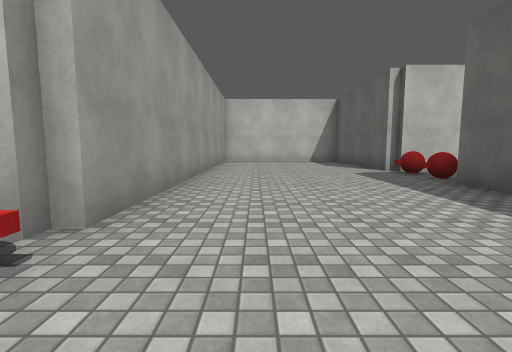
view 1 (above)

15 first-person views from a walk through a scene from a Unity 3-D project. The camera is 1.2 m above the floor, tilts 6° down and sees 85° across. The floor is counted in squares, 2 m on a side. Each view is taken from the middle of a square. On the plan, view 1 faces up. The plan holds only what a view shows up to about 9 squares ahead; the rest is blank. The place goes on beyond the plan. The player is left out. Surface patterns are stand-ins for the level's own textures.

view 2
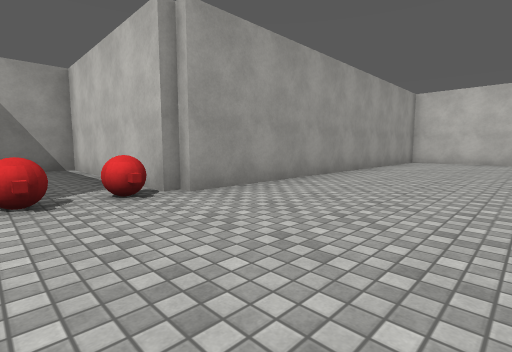

view 3
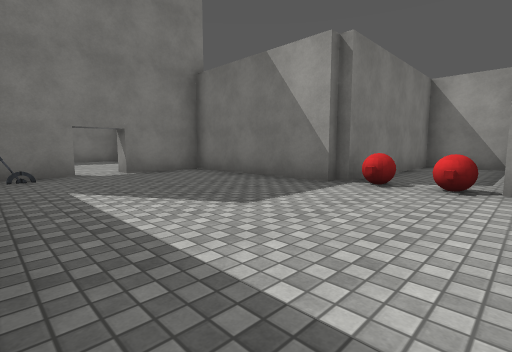

view 4
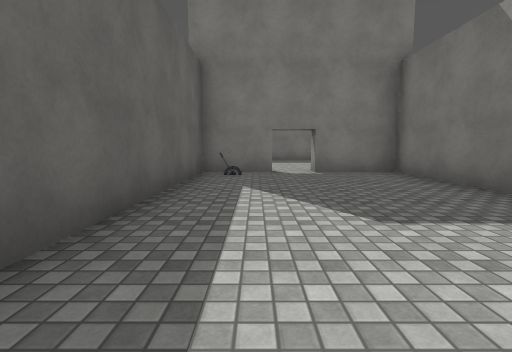

view 5
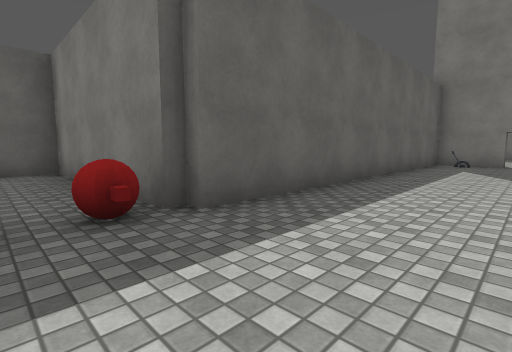

view 6
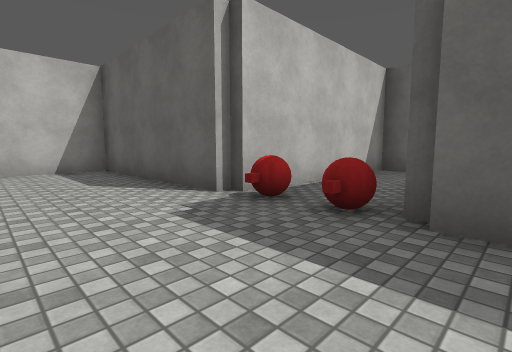

view 7
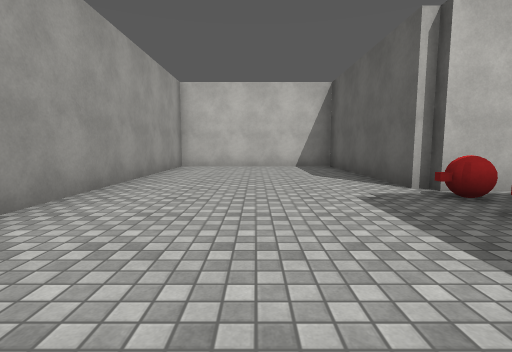

view 8
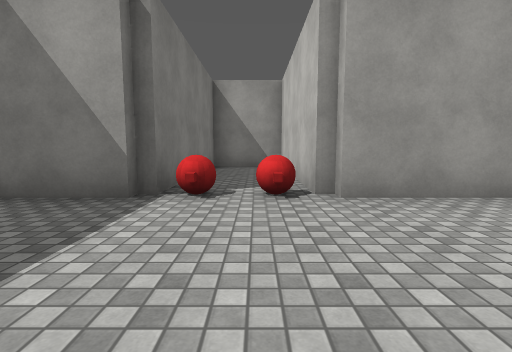

view 9
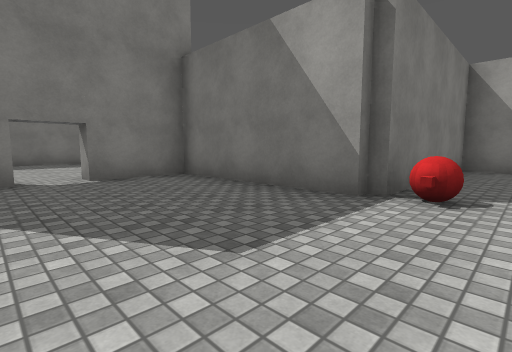

view 10
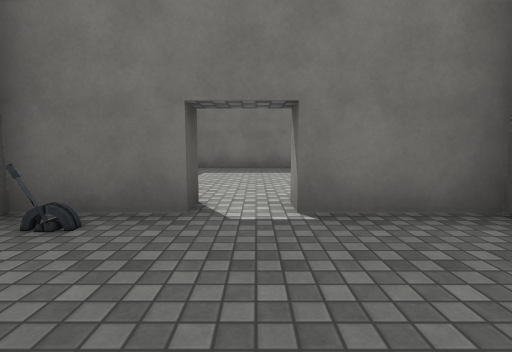

view 11
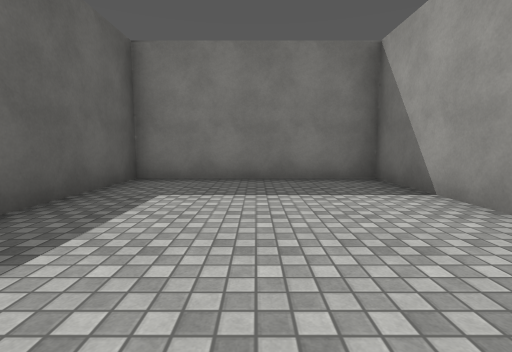

view 12
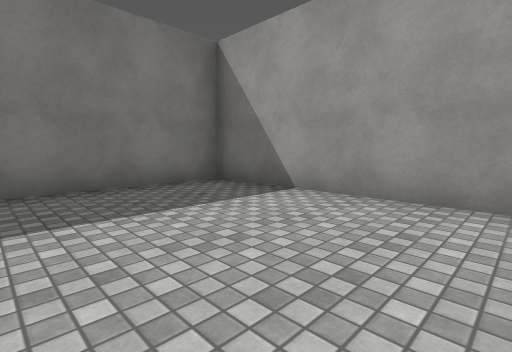

view 13
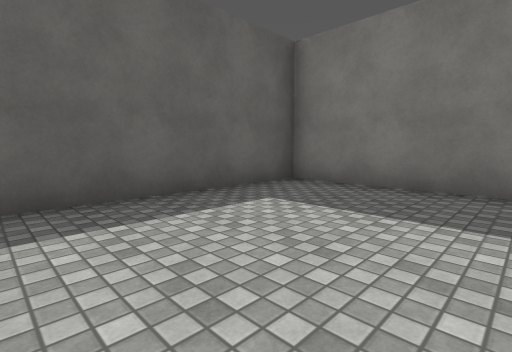

view 14
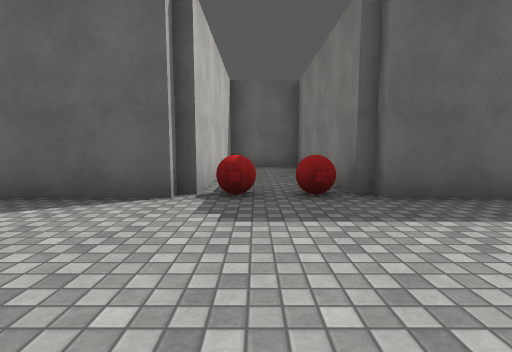

view 15
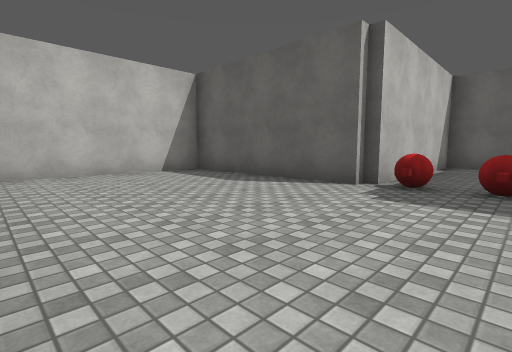

### Floor plan
Ten units are one square. View 1 is at (0, 0); x grows to the right and y downward. Boxes are objects, and circles mark ways between rooms. Rooms are numbered by the first view taken in them; rooms with no view inside come last. Other rooms are left out.
<svg viewBox="-68 -120 156 227">
<path fill="none" stroke="#000" d="M32 -69 32 -115 -13 -115 -13 -18 -63 -18 -63 2 -13 2 -13 45 6 45 6 50M16 50 16 45 32 45 32 -47 83 -47 83 -67 35 -67M-13 61 -13 102 32 102 32 61"/>
<rect x="-25" y="-5" width="10" height="10" fill="#bbb"><title>other object</title></rect>
<rect x="-15" y="-15" width="10" height="10" fill="#bbb"><title>other object</title></rect>
<rect x="25" y="35" width="10" height="10" fill="#bbb"><title>lever</title></rect>
<rect x="25" y="-55" width="10" height="10" fill="#bbb"><title>other object</title></rect>
<rect x="25" y="-65" width="10" height="10" fill="#bbb"><title>other object</title></rect>
<circle cx="10" cy="50" r="3" fill="#2a7"/>
<text x="10" y="-30">1</text>
<text x="10" y="80">2</text>
</svg>
Room 1 opens to room 2.

Where each view was taken, in squares from view 1:
view 1: 0 up, 0 right, facing up
view 2: 0 up, 2 right, facing up-left
view 3: 2 up, 3 right, facing down-left
view 4: 2 up, 2 right, facing down
view 5: 6 up, 1 right, facing down-right
view 6: 4 up, 1 right, facing up-right
view 7: 3 up, 1 right, facing up
view 8: 1 up, 2 right, facing left
view 9: 1 up, 2 right, facing down-left
view 10: 2 down, 1 right, facing down
view 11: 5 down, 1 right, facing down
view 12: 6 down, 2 right, facing down-left
view 13: 6 down, 0 right, facing down-right
view 14: 6 up, 0 right, facing right
view 15: 5 up, 1 left, facing up-right
